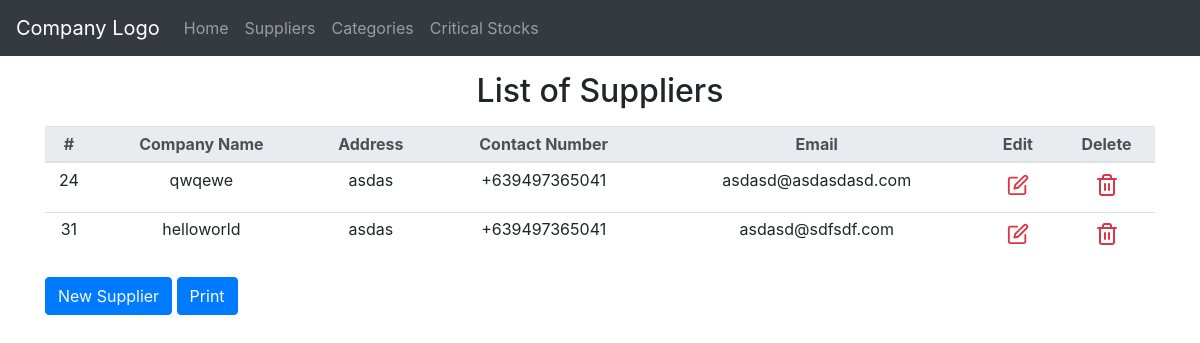
The app's page /suppliers/index.php with its own data.
### tables this page shows
CREATE TABLE `suppliers` (
  `Id` int(11) NOT NULL,
  `CompanyName` varchar(255) NOT NULL,
  `Address` varchar(255) DEFAULT NULL,
  `ContactNumber` varchar(13) DEFAULT NULL,
  `Email` varchar(255) DEFAULT NULL
);

### private/query_functions.php (called while the page is built, shortened)
<?php
  function find_all_suppliers($search = null,$options=[]) {
    global $db;
    $sql = "SELECT * FROM suppliers ";
    $sql .= "ORDER BY Id ASC";
    $result = mysqli_query($db, $sql);
    return $result;
  }
?>

### private/functions.php (called while the page is built, shortened)
<?php
function h($string="") {
  return htmlspecialchars($string);
}
?>

### public/suppliers/index.php (the view, shortened to what this page needs)
<?php
    $supplier_list = find_all_suppliers();
?>
<?php include('../../private/shared/public_header.php');?>
<?php include('../../private/shared/public_navigation.php');?>
  <body>
  	<div class="container mb-3">
        <h2 class="my-3 text-center" id="title">List of Suppliers</h2>
    <table class="mx-auto table table-sm table-hover table-responsive-sm" id="printTable">
    	<thead class="thead-light">
    		<tr>
    			<th>#</th>
    			<th>Company Name</th>
	    		<th>Address</th>
	    		<th>Contact Number</th>
	    		<th>Email</th>
	    		<th class="notPrintable">Edit</th>
	    		<th class="notPrintable">Delete</th>
    		</tr>
    	</thead>
    	<tbody>
    	    <?php if (mysqli_num_rows($supplier_list)>0){
    	    	while($supplier = mysqli_fetch_assoc($supplier_list)) { ?>
    		<tr>
    			<td><?php echo h($supplier['Id']); ?></td>
    			<td><?php echo h($supplier['CompanyName']); ?></td>
    			<td><?php echo h($supplier['Address']); ?></td>
    			<td><?php echo h($supplier['ContactNumber']); ?></td>
    			<td><?php echo h($supplier['Email']); ?></td>
	    		<td class="notPrintable"><a class="btn btn-sm bg-transparent text-danger editSupplier" data-target="#editSupplierModal" data-id="<?php echo $supplier['Id']?>"><i data-feather="edit" width="22" heigth="22" ></i></a></td>
    			<td class="notPrintable"><a class="btn btn-sm bg-transparent text-danger deleteSupplier" data-target="#deleteSupplierModal"><i data-feather="trash-2"></i></a></td>
    		</tr>
    		<?php }}else{ ?>
    			<tr class="notPrintable"><td colspan="7" align="center">No Records Found</td></tr>
    		<?php }?>
    	</tbody>
    </table>
    <a class="btn btn-primary text-light" data-toggle="modal" data-target="#newSupplierModal">New Supplier</a>
    <button id="printBtn" class="btn btn-primary">Print</button>
    </div>
 </body>

### public/resources/css/suppliers.css (style rules this page uses)
.btn { box-shadow: none !important; }

### public/suppliers/index.php (style rules this page uses)
tr,td,th { text-align: center !important; }

### records on screen
suppliers: Id "24", CompanyName "qwqewe", Address "asdas", ContactNumber "+639497365041", Email "asdasd@asdasdasd.com"
suppliers: Id "31", CompanyName "helloworld", Address "asdas", ContactNumber "+639497365041", Email "asdasd@sdfsdf.com"
